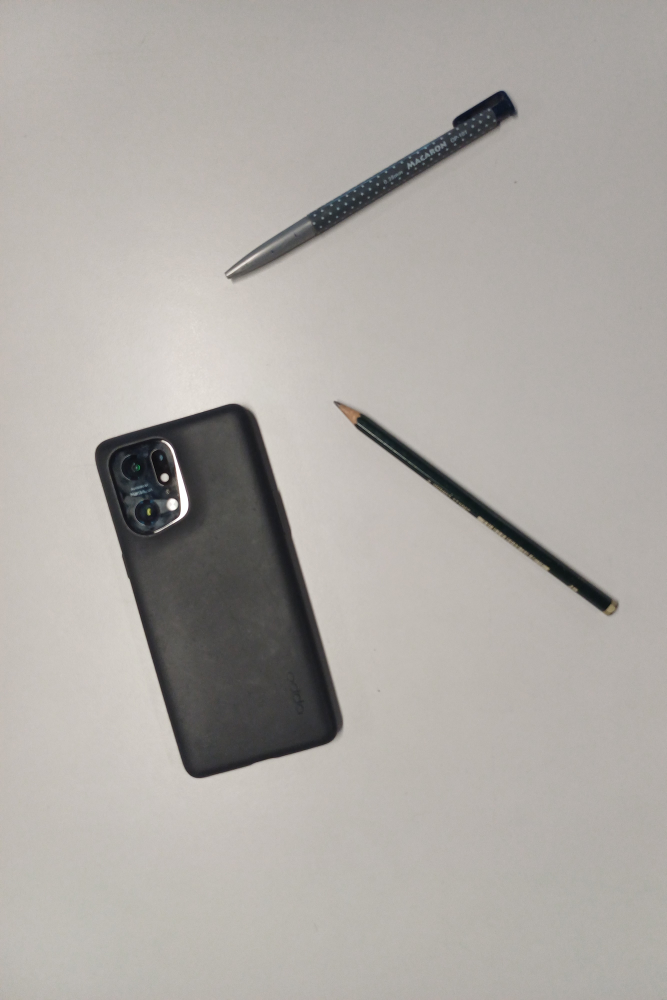
#> input picture isePhoto2.jpg, 2666 x 4000 px (shown at 1/4 size)
$ python 'ise assignment test.py'
#> lines starting #> are read from the running program, lines starting #| are printed output that depends on the picture; after the words box and inside, x2 and y2 are one past the last pixel; in counts of white or black regions, pixels touching at a corner belong together
import cv2
import numpy as np
from matplotlib import pyplot as plt

#Notes for Each Image
# For isePhoto4 set rssize to (800,1050)
#
# For isePhoto6 set dilation iteration to 2
#
# For isePhoto7 set threshold to 174
#
# For isePhoto8 set threshold to 145
#
# For isePhoto9 set threshold to 160 dan iteration to 2
#
# For isePhoto10 set threshold to 120 and make area search to >1000

#Function to rank areas in descending order
def rank_areas(contours):
    areas = []
    for contour in contours:
        area = cv2.contourArea(contour)
        if area > 1000:
            areas.append(area)
    areas.sort(reverse=True)
    return areas

# Read image
image = cv2.imread('isePhoto2.jpg')
#> image is the input picture: shape (4000, 2666, 3); mean B, G, R 164.9, 169.4, 173.4
image = cv2.resize(image, (400, 640))
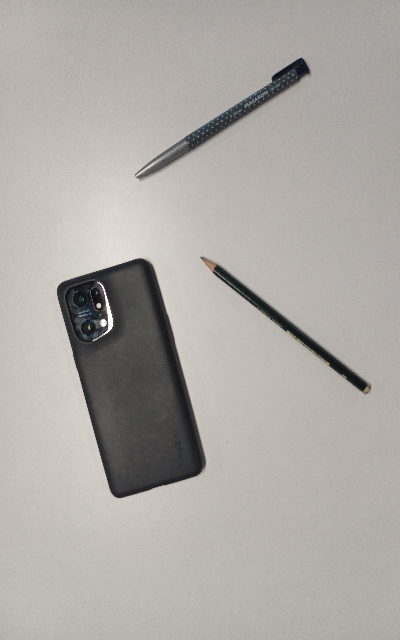
#> image: shape (640, 400, 3); mean B, G, R 164.8, 169.3, 173.3

# Convert to grayscale
gray = cv2.cvtColor(image, cv2.COLOR_BGR2GRAY)

# Threshold the image to create a binary image
_, thresh = cv2.threshold(gray, 140, 255, cv2.THRESH_BINARY_INV)
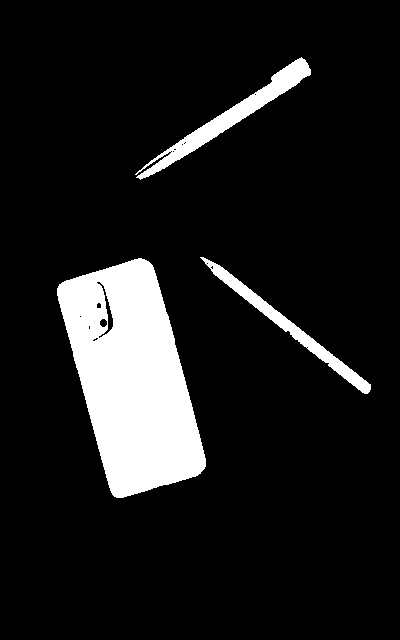
#> thresh: shape (640, 400); 10.9% white; 3 white regions, box (x1, y1, x2, y2) and area: (57, 258, 206, 498) 22380, (135, 57, 311, 180) 3175, (200, 257, 371, 394) 2289

# erosion and dilation
kernel = np.ones((7, 7), np.uint8)

dilation = cv2.dilate(thresh, kernel, iterations=1)
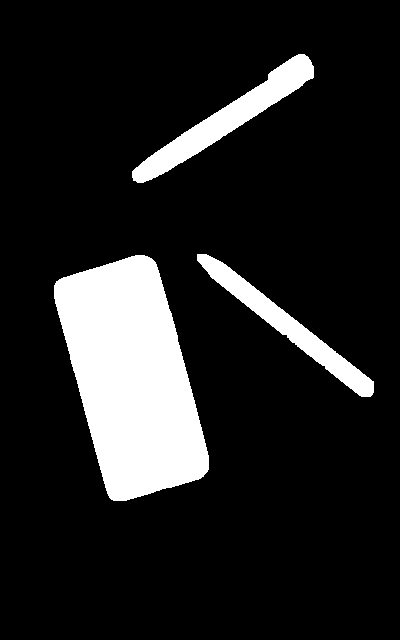
#> dilation: shape (640, 400); 13.4% white; 3 white regions

# Find contours
contours, _ = cv2.findContours(dilation, cv2.RETR_EXTERNAL, cv2.CHAIN_APPROX_NONE)
#> contours = 3 contours; box (x1, y1, x2, y2) and area: (54, 255, 209, 501) 24688, (132, 54, 314, 183) 4907, (197, 254, 374, 397) 3990

triangle = 0
rectangular = 0
pentagon = 0
round = 0
total_object = 0

areas = rank_areas(contours)
#> the loop in rank_areas, `for contour in contours:` made 3 passes
#> area on passes 1 to 3: 24687.5, 3990.5, 4907
#> after the loop in rank_areas, `for contour in contours:`: areas = [24687.5, 3990.5, 4907]
#> areas = [24687.5, 4907, 3990.5]

for contour in contours:
    area = cv2.contourArea(contour)
    if area > 1000:
        total_object += 1
        epsilon = 0.04 * cv2.arcLength(contour, True)
        approx = cv2.approxPolyDP(contour, epsilon, True)

        cv2.drawContours(image, contour, -1, (255, 0, 255), 4)

        if len(approx) == 3:
            triangle += 1
            shape = "Triangle"
        elif len(approx) == 4:
            rectangular += 1
            shape = "Rectangle"
        elif len(approx) == 5:
            pentagon += 1
            shape = "Pentagon"
        else:
            round += 1
            shape = "Round"

        x, y, w, h = cv2.boundingRect(approx)
        cv2.rectangle(image, (x, y), (x + w, y + h), (0, 255, 0), 5)
        cv2.putText(image, f"{shape}", (x, y - 10), cv2.FONT_HERSHEY_SIMPLEX, 0.4, (0, 0, 255), 1)
        rank = areas.index(area) + 1
        cv2.putText(image, f"Size Ranking: {rank} - Area: {area}", (x, y + h + 20), cv2.FONT_HERSHEY_SIMPLEX, 0.4, (0, 0, 255), 1)
#> this loop made 3 passes
#> (area, epsilon, approx, rectangular, shape, x, y, w) on pass 1: (24687.5, 27.82, [[144, 255], [54, 285], [113, 500], [208, 469]], 1, 'Rectangle', 54, 255, 155)
#> (area, epsilon, approx, round, shape, x, y, w) on pass 2: (3990.5, 19.46, [[197, 254], [372, 394]], 1, 'Round', 197, 254, 176)
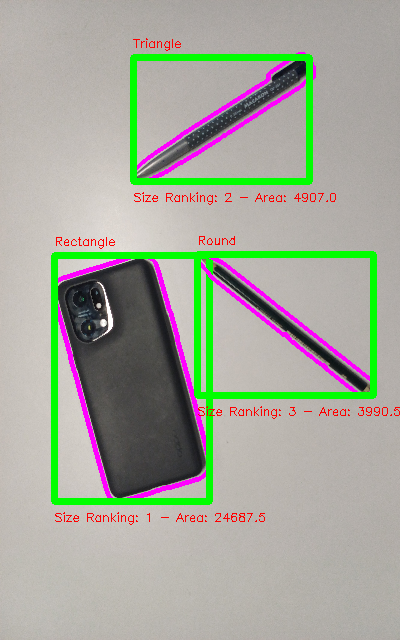
#> image: shape (640, 400, 3); 8.34% of pixels changed, all inside (x1, y1, x2, y2) = (51, 38, 400, 525)
#> after the loop, pentagon = 0; rectangular = 1; round = 1; total_object = 3; triangle = 1

# Show the image
cv2.imshow('Image', image)
cv2.imshow('gray', gray)
cv2.imshow('threshold', thresh)
cv2.imshow('dilation', dilation)

print("triangular : ", triangle)
#| triangular :  1
print("rectangular : ", rectangular)
#| rectangular :  1
print("pentagon : ", pentagon)
#| pentagon :  0
print("round : ", round)
#| round :  1
print("total objects :", total_object)
#| total objects : 3

cv2.waitKey(0)
cv2.destroyAllWindows()
